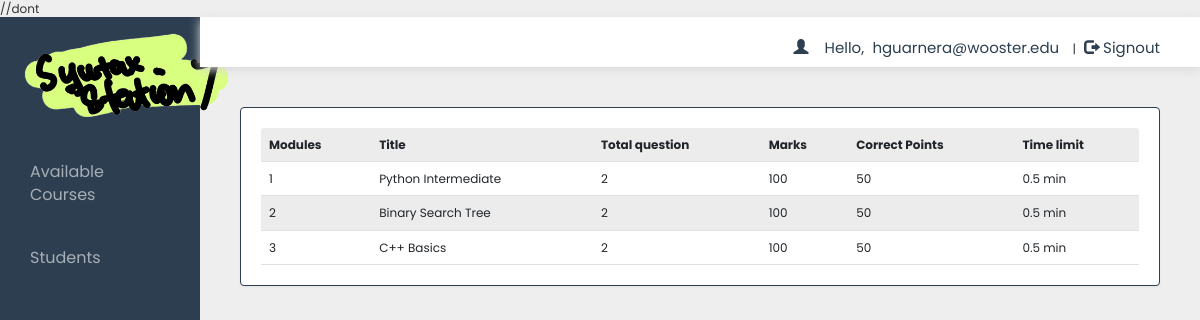
Page /dash.php?q=10 (signed in) on the committed database.
### tables this page shows
CREATE TABLE `quiz` (
  `eid` text NOT NULL,
  `title` varchar(100) NOT NULL,
  `sahi` int(11) NOT NULL,
  `total` int(11) NOT NULL,
  `time` decimal(2,1) NOT NULL,
  `intro` text NOT NULL,
  `date` timestamp NOT NULL DEFAULT current_timestamp() ON UPDATE current_timestamp(),
  `email` varchar(50) DEFAULT NULL
);

### dash.php (the view, shortened to what this page needs)
<!DOCTYPE html>
<html>
<head>
    <link href="https://cdn.jsdelivr.net/npm/bootstrap@5.2.0-beta1/dist/css/bootstrap.min.css" rel="stylesheet">
    <link rel="stylesheet" href="css/bootstrap.min.css" />
    <link rel="stylesheet" href="css/bootstrap-theme.min.css" />
    <link rel="stylesheet" href="css/main.css">
    <link rel="stylesheet" href="css/font.css">
</head>
<?php
include_once 'dbConnection.php';
$email = $_SESSION['email'];
?>
<body>
    <div class="container-fluid">
        <div class="leftNavbar">
            <div class="row g-0 flex-nowrap">
                <div class="col-lg-2 col-sm-2 col-md-3 px-sm-0 px-0" style="background-color:#2c3e50;">
                    <div class="d-flex flex-column align-items-center align-items-sm-start px-0 mx-0 pt-2 text-white min-vh-100">
                        <a href="https://www.example.com/" class="d-flex align-items-center pb-4 mb-md-0 me-md-auto text-white text-decoration-none">
                            <div class="logo">
                                <img src="./images/SSLogo.png" alt="" width="220" style="margin-bottom: 5px; margin-left: 20px; margin-top: 10px">
                            </div>
                        </a>
                        <ul class="nav-links px-3 mx-0">
                            <li class="nav-item" <?php if (@$_GET['q'] == 10) echo 'class="active"'; ?>>
                                <a href="dash.php?q=10">Available Courses<span class="sr-only">(current)</span></a>
                            </li>
                            <li class="nav-item" <?php if (@$_GET['q'] == 11) echo 'class="active"'; ?>>
                                <a href="dash.php?q=11">Students</a>
                            </li>
                        </ul>
                    </div>
                </div>
                <div class="container col-lg-10" style="padding: 0 !important; margin: 0 !important;">
                    <div class="header admin" style="height: 50px;">
                        <div class="px-5" style="background-color:#FFFFFF;">
                            <?php
                            if (!(isset($_SESSION['email']))) {
                                header("location:index.php");
                            } else {
                                echo '<span class="pull-right top title1" ><span class="log1"><span class="glyphicon glyphicon-user" aria-hidden="true"></span>&nbsp;&nbsp;&nbsp;&nbsp;Hello,</span> <a href="dash.php" class="log log1">' . $email . '</a>&nbsp;|&nbsp;<a href="logout.php?q=dash.php" class="log"><span class="glyphicon glyphicon-log-out" aria-hidden="true"></span>&nbsp;Signout</button></a></span>';
                            }
                            ?>
                        </div>
                    </div>
                                    <?php
                                    if (@$_GET['q'] == 10) {
                                        $result = mysqli_query($con, "SELECT * FROM quiz ORDER BY date DESC") or die('Error');
                                        echo  '
                                        <div class="panel">
                                            <table class="table table-striped title1">
                                                <tr>
                                                    <td>
                                                        <b>Modules</b>
                                                    </td>
                                                    <td>
                                                        <b>Title</b>
                                                    </td>
                                                    <td>
                                                        <b>Total question</b>
                                                    </td>
                                                    <td>
                                                        <b>Marks</b>
                                                    </td>
                                                    <td>
                                                        <b>Correct Points</b>
                                                    </td>
                                                    <td>
                                                        <b>Time limit</b>
                                                    </td>
                                                </tr>';
                                        $c = 1;
                                        while ($row = mysqli_fetch_array($result)) {
                                            $title = $row['title'];
                                            $total = $row['total'];
                                            $sahi = $row['sahi'];
                                            $time = $row['time'];
                                            echo '<tr><td>' . $c++ . '</td><td>' . $title . '</td><td>' . $total . '</td><td>' . $sahi * $total . '</td><td>' . $sahi . '</td><td>' . $time . '&nbsp;min</td></tr>';
                                        }
                                        echo '</table></div>';
                                    }
                                    ?>
                </div>
            </div>
</body>
</html>

### css/main.css (style rules this page uses)
* { margin: 0; padding: 0; box-sizing: border-box; }
html { width: 100%; height: 100%; }
body { overflow-x:hidden; height: 100%; width:100%; font-size: 12px !important; font-family: "Poppins", sans-serif; background:#eee; min-height:550px; background-attachment:fixed; }
.panel { border-color:#2c3e50; margin:40px; padding:20px; }
.header { background: #ffffff; height:100px; width: 100%; box-shadow: 0px 3px 10px rgb(218, 218, 218); }
.logo { font-size:35px; color:#ffbb33; margin:0px; }
ul { width: 100%; }
.nav-item { display: flex; align-items: center; font-size: 16px; list-style: none; padding: 20px 0; }
.nav-item a { width: 100%; color: rgba(255, 255, 255, 0.583); padding: 0px 20px; text-decoration: none; }
.top { margin-top:20px; }
.log1 { color:#2c3e50; margin-left:11px; font-size: 15px }
.log { margin:10px; margin-left:5px; color: #2c3e50; text-decoration:none; font-size:20px; font-size:15px; }

### rows in the picture
quiz: title "Python Intermediate", total "2", $sahi * $total "100", sahi "50", time "0.5"
quiz: title "Binary Search Tree", total "2", $sahi * $total "100", sahi "50", time "0.5"
quiz: title "C++ Basics", total "2", $sahi * $total "100", sahi "50", time "0.5"

### other values in the picture
$email "hguarnera@wooster.edu"
